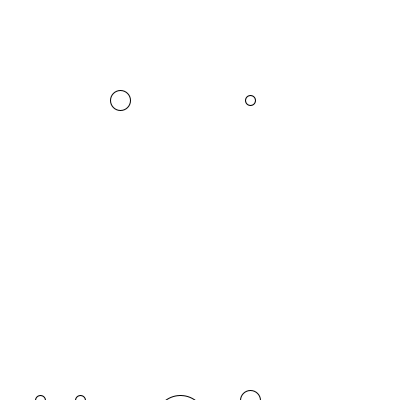
Frame 1 (no input)
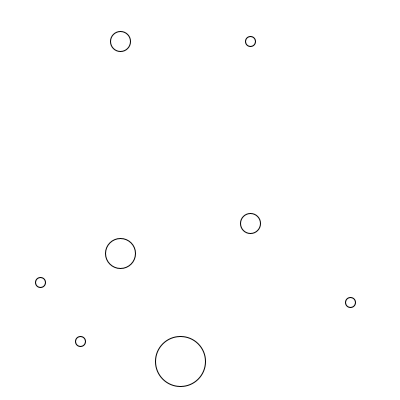
Frame 60 (the mouse pressed at the canvas centre just before this capture)
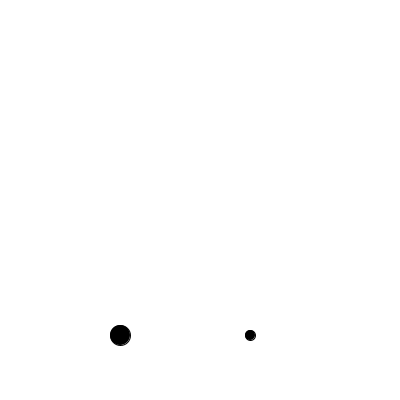
Frame 120 (the mouse held since frame 60 and released just before this capture)

The Processing sketch that drew these frames (run headless with seeded random() and noise(); from frame 60 on, the mouse is pressed at the canvas centre):

// Processing sketch: processing_27866
// ── processing_27866.pde

/* "leicht-schwer" - Susanne Appelhanz,
HTW Berlin, Sommersemester 2011 */

int x = 400;
int y = 400;
int z = 400;
 
void setup() {
 size(400, 400);
 smooth();
}

void draw() {
background(255);
if(mousePressed){
   fill(0);
   ellipse(40, y, 10, 10);
   ellipse(80, x, 10, 10);
   ellipse(120, z+30, 30, 30);
   ellipse(120, x-300, 20, 20);
   ellipse(180, x+20, 50, 50);
   ellipse(250, z, 20, 20);
   ellipse(250, x-300, 10, 10);
   ellipse(350, y+20, 10, 10);
x = x + 5;
y = y + 6;
z = z + 7;
}else{
   fill(255);
   ellipse(40, y, 10, 10);
   ellipse(80, x, 10, 10);
   ellipse(120, z+30, 30, 30);
   ellipse(120, x-300, 20, 20);
   ellipse(180, x+20, 50, 50);
   ellipse(250, z, 20, 20);
   ellipse(250, x-300, 10, 10);
   ellipse(350, y+20, 10, 10);
x = x - 1;
y = y - 2;
z = z - 3;
}}
